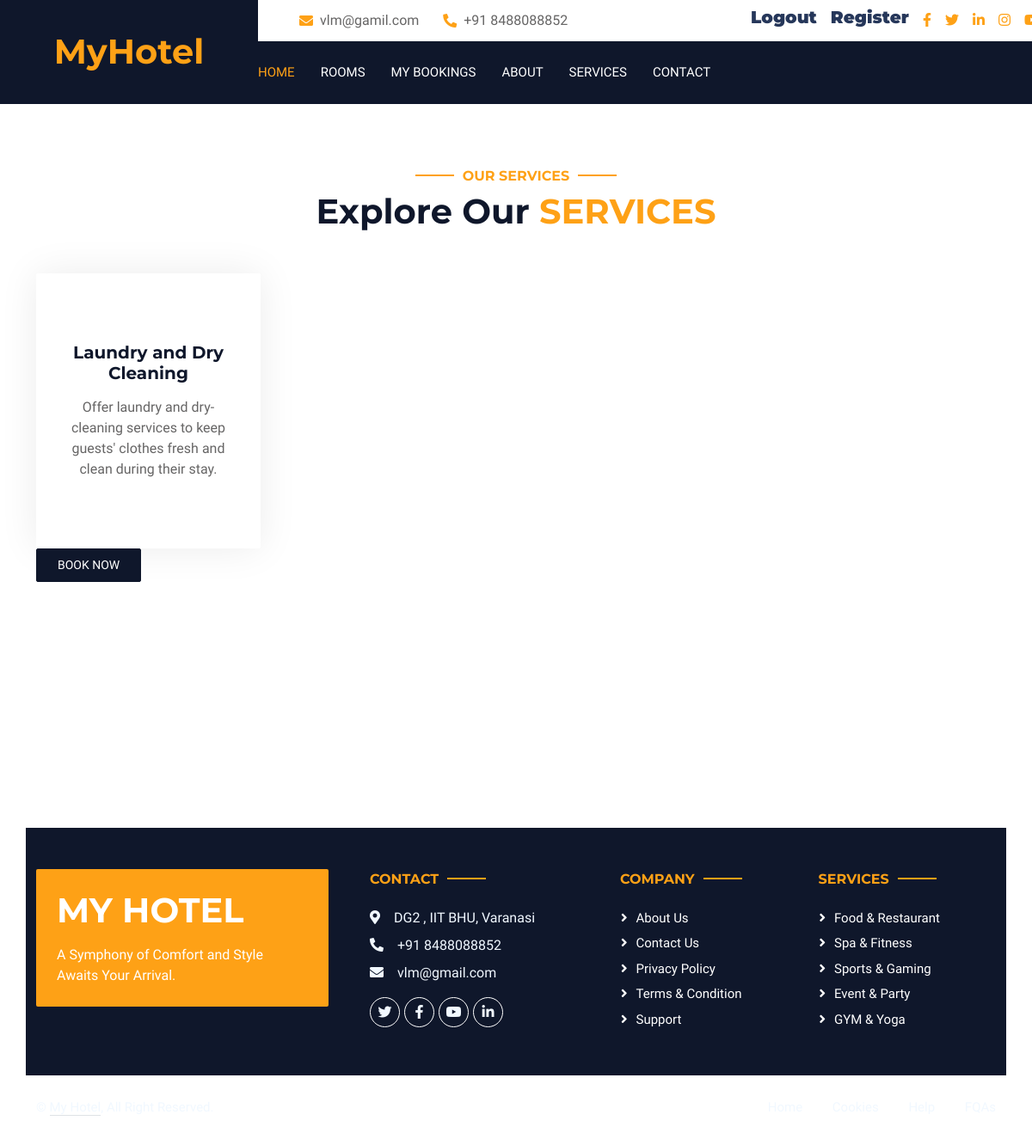
The page /service/ (signed in) on the database its author committed.
### home/models.py (models this page shows, shortened)
class BaseModel(models.Model):
    uid = models.UUIDField(default=uuid.uuid4 , editable=False , primary_key=True)
    created_at = models.DateField(auto_now_add=True)
    updated_at = models.DateField(auto_now=True)
    class Meta:
        abstract = True

class Services(BaseModel):
    service_name=models.CharField(max_length=50)
    service_desc=models.TextField(max_length=100,null=True,blank=True)
    service_Price=models.IntegerField(default=200)

### home/views.py (the view)
# urls.py: path('service/',service,name="service"),
@login_required(login_url="/login/")
def service(request):
    queryset=Services.objects.all()
    context = {'services' : queryset}
    return render(request,'service.html',context)

### home/templates/service.html (shortened to what this page needs)
{% extends "base.html" %}
{% block start  %}
        <div class="container-xxl py-5">
            <div class="container">
                <div class="text-center wow fadeInUp" data-wow-delay="0.1s">
                    <h6 class="section-title text-center text-primary text-uppercase">Our Services</h6>
                    <h1 class="mb-5">Explore Our <span class="text-primary text-uppercase">Services</span></h1>
                </div>
                <div class="row g-4">
                    {% for service_obj in services %}
                    <div class="col-lg-3 col-md-12 wow fadeInUp" data-wow-delay="0.1s">
                        <a class="service-item rounded" >
                            <h5 class="mb-3">{{service_obj.service_name}}</h5>
                            <p class="text-body mb-0">{{service_obj.service_desc}}</p>
                        </a>
                        <div class="d-flex justify-content-between">
                            <a class="btn btn-sm btn-dark rounded py-2 px-4" href="/book_service/{{service_obj.uid}}/" >Book Now</a>
                        </div>
                    </div>
                    {% endfor %}
                </div>
            </div>
        </div>
        <br>
        <br>
        <br>
{% endblock %}

### home/static/css/style.css (style rules this page uses)
:root { --primary: #FEA116; --light: #F1F8FF; --dark: #0F172B; }
.btn { font-weight: 500; text-transform: uppercase; transition: .5s; }
.section-title { position: relative; display: inline-block; }
.section-title::before { position: absolute; content: ""; width: 45px; height: 2px; top: 50%; left: -55px; margin-top: -1px; background: var(--primary); }
.section-title::after { position: absolute; content: ""; width: 45px; height: 2px; top: 50%; right: -55px; margin-top: -1px; background: var(--primary); }
.service-item { height: 320px; padding: 30px; display: flex; flex-direction: column; justify-content: center; text-align: center; background: #FFFFFF; box-shadow: 0 0 45px rgba(0, 0, 0, .08); transition: .5s; }
.service-item i, .service-item h5, .service-item p { transition: .5s; }

### rows shown on the page
Services: service_name "Laundry and Dry Cleaning", service_desc "Offer laundry and dry-cleaning services to keep guests' clothes fresh and clean during their stay."
